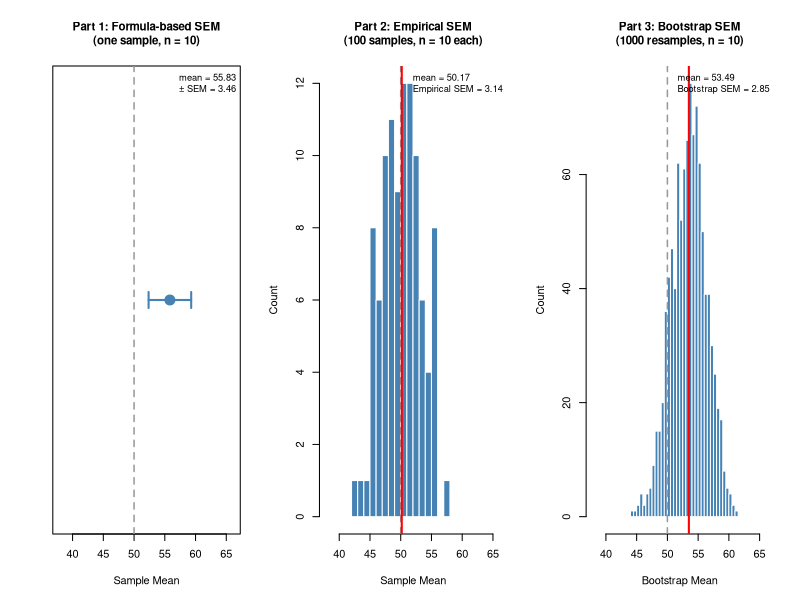

This figure's R source:
# =============================================================================
# Rethinking Data Analysis
# In-class discussion: Three ways to estimate the standard error of the mean
# =============================================================================

set.seed(42)

# =============================================================================
# PART 1: Formula-based standard error of the mean
# =============================================================================

pop1       <- rnorm(1000, mean = 50, sd = 10)
sample1    <- sample(pop1, size = 10)

samp_mean  <- mean(sample1)
samp_sd    <- sd(sample1)
samp_sem   <- samp_sd / sqrt(length(sample1))

cat("=== Part 1: Formula-based SEM ===\n")
cat(sprintf("  Sample mean : %.4f\n", samp_mean))
cat(sprintf("  Sample SD   : %.4f\n", samp_sd))
cat(sprintf("  SEM (SD/√n) : %.4f\n\n", samp_sem))


# =============================================================================
# PART 2: Empirical standard error via repeated sampling
# =============================================================================

pop2        <- rnorm(1000, mean = 50, sd = 10)
n_reps      <- 100
sample_size <- 10

sample_means <- replicate(n_reps, mean(sample(pop2, size = sample_size)))

empirical_sem <- sd(sample_means)

cat("=== Part 2: Empirical SEM (repeated sampling) ===\n")
cat(sprintf("  Number of repeated samples : %d\n", n_reps))
cat(sprintf("  Sample size per draw       : %d\n", sample_size))
cat(sprintf("  Mean of sample means       : %.4f\n", mean(sample_means)))
cat(sprintf("  SD of sample means (empirical SEM) : %.4f\n\n", empirical_sem))


# =============================================================================
# PART 3: Bootstrap standard error of the mean
# =============================================================================

observed_sample <- sample(pop2, size = 10)
n_boot          <- 1000

boot_means <- replicate(n_boot, mean(sample(observed_sample,
                                            size    = length(observed_sample),
                                            replace = TRUE)))

bootstrap_sem <- sd(boot_means)

cat("=== Part 3: Bootstrap SEM ===\n")
cat(sprintf("  Observed sample: %s\n",
            paste(round(observed_sample, 2), collapse = ", ")))
cat(sprintf("  Number of bootstrap samples : %d\n", n_boot))
cat(sprintf("  Mean of bootstrap means     : %.4f\n", mean(boot_means)))
cat(sprintf("  SD of bootstrap means (bootstrap SEM) : %.4f\n\n", bootstrap_sem))


# =============================================================================
# COMPARISON SUMMARY
# =============================================================================

cat("=== Comparison of SEM estimates ===\n")
cat(sprintf("  Formula-based SEM (Part 1) : %.4f\n", samp_sem))
cat(sprintf("  Empirical SEM  (Part 2)    : %.4f\n", empirical_sem))
cat(sprintf("  Bootstrap SEM  (Part 3)    : %.4f\n", bootstrap_sem))
cat(sprintf("  True SEM (SD_pop / √n)     : %.4f\n", sd(pop2) / sqrt(10)))


# =============================================================================
# PLOT: Distribution of sample means for each part
# =============================================================================

xlim_all <- range(c(samp_mean, sample_means, boot_means)) + c(-5, 5)

png("standard_error_plot.png", width = 1200, height = 450, res = 120)

par(mfrow = c(1, 3),
    mar   = c(5, 4, 5, 2),
    cex.main = 1.05)

plot(NA,
     xlim = xlim_all, ylim = c(0, 1),
     xlab = "Sample Mean", ylab = "",
     yaxt = "n",
     main = "Part 1: Formula-based SEM\n(one sample, n = 10)")

abline(v = 50, col = "grey60", lty = 2, lwd = 1.5)
points(samp_mean, 0.5, pch = 19, col = "steelblue", cex = 2)
arrows(samp_mean - samp_sem, 0.5,
       samp_mean + samp_sem, 0.5,
       angle = 90, code = 3, length = 0.08,
       col = "steelblue", lwd = 2)
legend("topright",
       legend = c(sprintf("mean = %.2f", samp_mean),
                  sprintf("± SEM = %.2f", samp_sem)),
       bty = "n", cex = 0.85)

hist(sample_means,
     breaks = 15,
     col    = "steelblue", border = "white",
     xlim   = xlim_all,
     main   = "Part 2: Empirical SEM\n(100 samples, n = 10 each)",
     xlab   = "Sample Mean", ylab   = "Count")

abline(v = 50,                  col = "grey60",  lty = 2, lwd = 1.5)
abline(v = mean(sample_means),  col = "red",     lwd = 2)
legend("topright",
       legend = c(sprintf("mean = %.2f",          mean(sample_means)),
                  sprintf("Empirical SEM = %.2f", empirical_sem)),
       bty = "n", cex = 0.85)

hist(boot_means,
     breaks = 30,
     col    = "steelblue", border = "white",
     xlim   = xlim_all,
     main   = "Part 3: Bootstrap SEM\n(1000 resamples, n = 10)",
     xlab   = "Bootstrap Mean", ylab = "Count")

abline(v = 50,               col = "grey60", lty = 2, lwd = 1.5)
abline(v = mean(boot_means), col = "red",    lwd = 2)
legend("topright",
       legend = c(sprintf("mean = %.2f",           mean(boot_means)),
                  sprintf("Bootstrap SEM = %.2f",  bootstrap_sem)),
       bty = "n", cex = 0.85)

dev.off()
cat("\nPlot saved to standard_error_plot.png\n")
